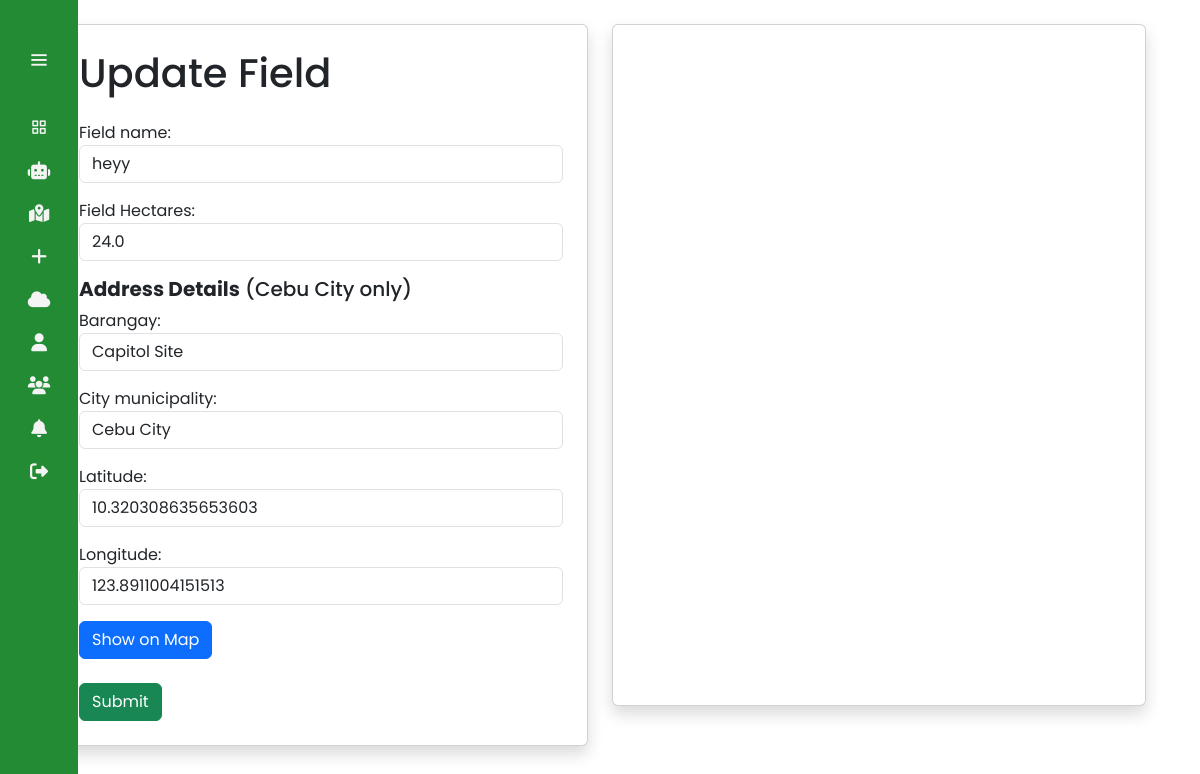
The app's page /dashboard/manage_field/update_field/145/ (signed in) with its own data.
### app_agrosavvy/models.py (models this page shows, shortened)
class Field(models.Model):
    field_id = models.AutoField(primary_key=True)
    field_name = models.CharField(max_length=100)
    field_acres = models.FloatField()  # changed to hectares in templates only
    address = models.ForeignKey(Address, on_delete=models.SET_NULL, related_name="fields", null=True)
    owner = models.ForeignKey(CustomUser, on_delete=models.SET_NULL, related_name="fields", null=True)
    created_at = models.DateTimeField(default=timezone.now)
    is_deleted = models.BooleanField(default = False)
    class Meta:
        ordering = ['-created_at']

class Address(models.Model):
    address_id = models.AutoField(primary_key=True)
    barangay = models.ForeignKey(Barangay, on_delete=models.SET_NULL, blank=True, null=True)
    city_municipality = models.CharField(max_length=100)
    country = models.CharField(max_length=100)
    latitude = models.FloatField(blank=True, null=True) # change this
    longitude = models.FloatField(blank=True, null=True)

### app_agrosavvy/views.py (the view)
# urls.py: path('dashboard/manage_field/update_field/<int:field_id>/', views.update_field, name='update_field'),
def update_field(request, field_id):
    if request.user.is_authenticated and (request.user.roleuser.roleuser == "da_admin" or
        request.user.roleuser.roleuser =="brgy_officer"
    ):
        field = get_object_or_404(Field, field_id=field_id)
        if request.method == "POST":
            field_form = FieldForm(request.POST, instance=field)
            address_instance = field.address
            address_form = AddressForm(request.POST, instance=address_instance)
            if field_form.is_valid() and address_form.is_valid():
                updated_field = field_form.save(commit=False)
                updated_field.owner = field.owner
                updated_field.save()
                updated_address = address_form.save()
                messages.success(request, "Field updated successfully.")
                return JsonResponse({"status": "success"})
            else:
                return JsonResponse(
                    {
                        "status": "error",
                        "errors": {
                            "field_form": field_form.errors,
                            "address_form": address_form.errors,
                        },
                    }
                )
        else:
            field_form = FieldForm(instance=field)
            address_form = AddressForm(instance=field.address)
        context = {
            "field_form": field_form,
            "address_form": address_form,
        }
        return render(request, "app_agrosavvy/update_field.html", context)
    else:
        return redirect("forbidden")

### app_agrosavvy/forms.py
class FieldForm(forms.ModelForm):
    class Meta:
        model = Field
        fields = ["field_name", "field_acres"]
        labels = {
            "field_acres": "Field Hectares"
        }
        widgets = {
            "field_name": forms.TextInput(
                attrs={
                    "class": "form-control",
                    "placeholder": "Enter field name",
                    "autofocus": True,
                }
            ),
            "field_acres": forms.NumberInput(
                attrs={
                    "class": "form-control",
                    "placeholder": "Enter field size in hectares",
                }
            ),
        }

### app_agrosavvy/models.py (called while the page is built)
    def __str__(self):
        return f"{self.brgy_name}"

### app_agrosavvy/templates/app_agrosavvy/update_field.html (shortened to what this page needs)
{% extends 'base.html' %}
{% block content %}
<div class="container mt-4">
    <div class="row">
        <div class="col-md-6 ml-1">
            <div class="card shadow p-4">
                <h1 class="mb-4">Update Field</h1>
                <form id="fieldForm" method="POST">
                    {{ field_form.as_p }}
                    <h5><strong>Address Details</strong> (Cebu City only)</h5>
                    {{ address_form.as_p }}
                    <div class="form-group">
                        <button type="button" id="geocodeButton" class="btn btn-primary">Show on Map</button>
                    </div><br>
                    <div class="form-group">
                        <button type="submit" class="btn btn-success">Submit</button>
                    </div>
                </form>
            </div>
        </div>
        <div class="col-md-6">
            <div class="card shadow">
                <div id="map" style="height: 680px;"></div>
            </div>
        </div>
    </div>
</div>
{% endblock %}

### templates/base.html (style rules this page uses)
body { background-color: rgb(255, 255, 255); }

### templates/sidebar.html (style rules this page uses)
:root { --color-default: #228b34; --color-white: #f4f4f4; }
* { padding: 0%; margin: 0%; box-sizing: border-box; font-family: 'Poppins', sans-serif; }
body { min-height: 100vh; }

### records on screen
Field: field_name "heyy", field_acres "24.0"
Address: barangay "Capitol Site", city_municipality "Cebu City", latitude "10.320308635653603", longitude "123.8911004151513"
